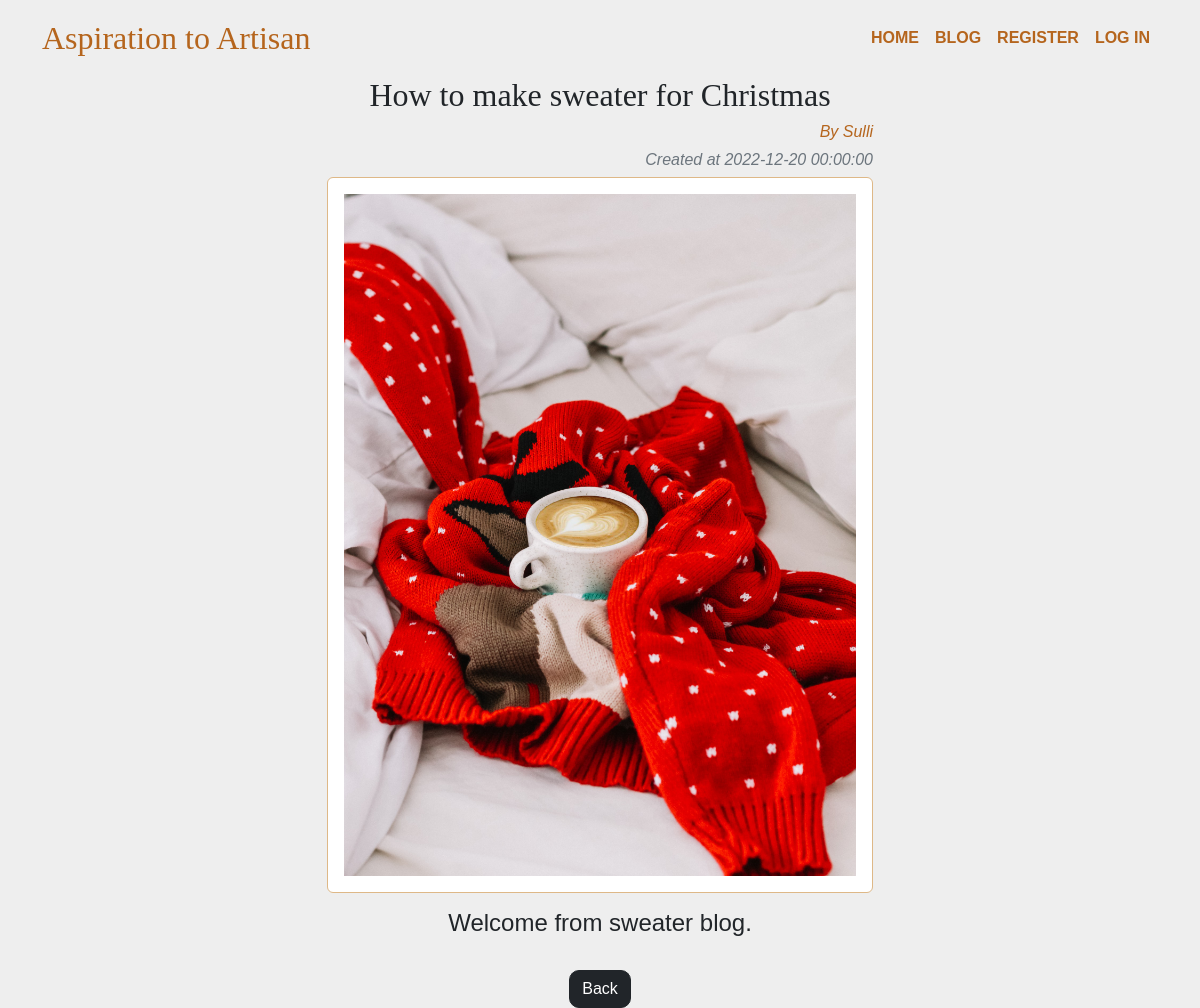
/blog/8, run on the app's committed database.
### Artisan/model.py (models this page shows)
class Cards(db.Model,UserMixin):
    card_id = db.Column(db.Integer,primary_key=True)
    title = db.Column(db.String(255),nullable=False)
    content = db.Column(db.Text)
    author = db.Column(db.String(255),nullable=False)
    created_date = db.Column(db.DateTime,default=datetime.utcnow)
    image_url = db.Column(db.String(255), nullable=False)
    user_id = db.Column(db.Integer,db.ForeignKey('user.id'))

### Artisan/routes.py (the view)
@app.route('/blog/<int:id>')
def showPost(id):
    blogpost = Cards.query.get_or_404(id)
    return render_template('blogPost.html',blogpost=blogpost)

### Artisan/templates/blogPost.html (shortened to what this page needs)
{% extends "layout.html" %}
{% block main %}
    <div class="container text-center" >
    <h2 > {{blogpost.title}}  </h2>
    <div class="row justify-content-center gy-3">
        <div class="col-6 ">
            <h6 class="text-end fst-italic "> <span>By {{blogpost.author }}</span></h6>
            <h6 class="text-end fst-italic text-muted "> Created at {{blogpost.created_date }}</h6>
            <img src="{{blogpost.image_url}}" class="img-fluid img-thumbnail p-3 rounded" style=" border-color:burlywood;">
        </div>
        <div class="col-sm-8 ">
        <h4>
            {{ blogpost.content }}
        </h4>
        </div>
    </div>
    <a href="{{url_for('blog')}}" class="btn mt-4 btnalign btn-dark me-0">Back</a>
</div>
{% endblock %}

### Artisan/static/styles.css (style rules this page uses)
html,body { height: 100%; background-color: #eeeeee; margin:0; padding:0; font-family:Calibre,Sans-Serif; }
h2 { font-family: Georgia, serif; font-weight:200px; }
span { color:#b5651d; }
.btnalign { margin-top: auto; border-radius: 10px; }
a { text-decoration: none; }

### data on the page
Cards: title "How to make sweater for Christmas", author "Sulli", created_date "2022-12-20 00:00:00", image_url (picture), content "Welcome from sweater blog."
